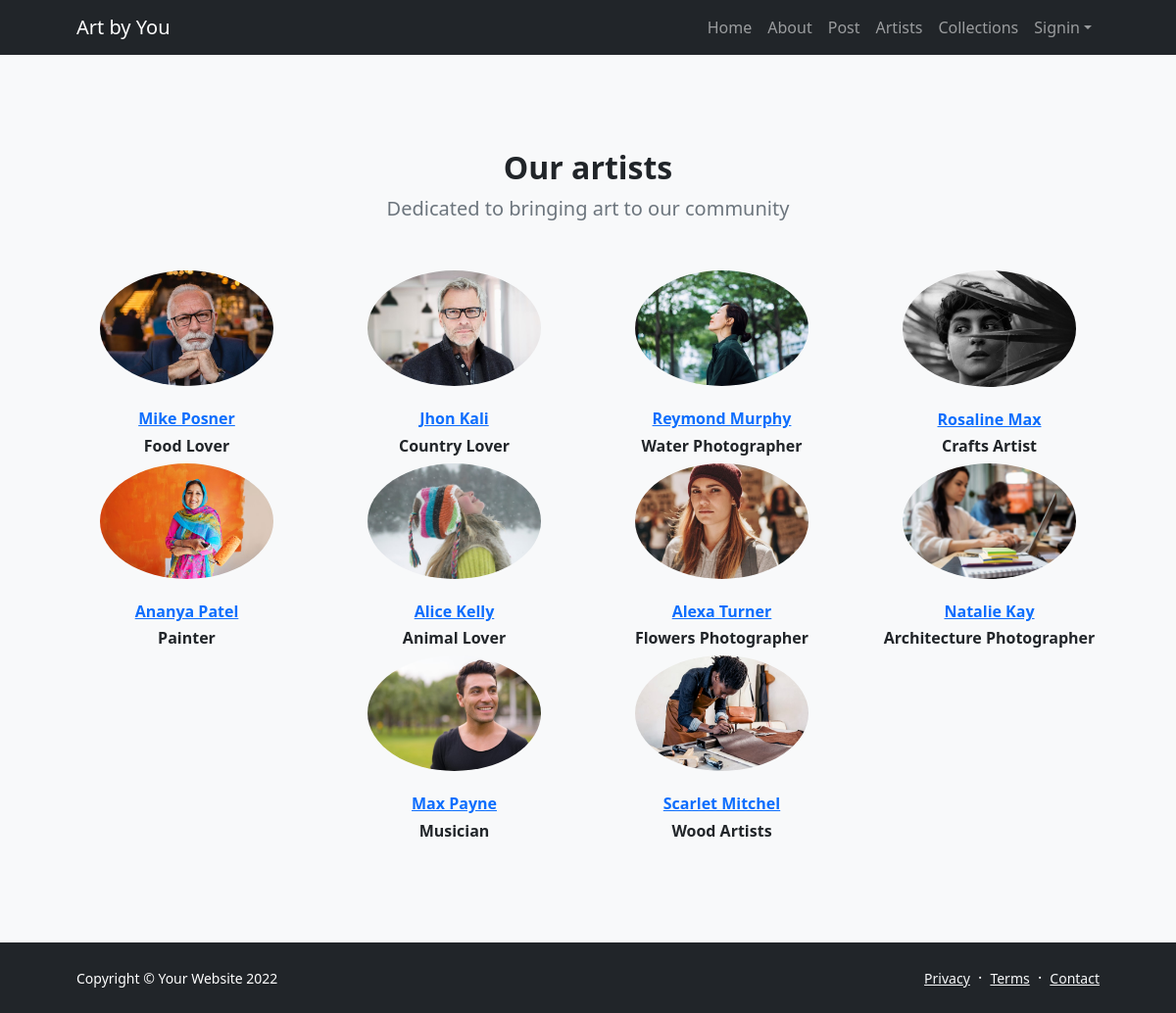
Screenshot of /artists.php with the database file from the repository.
### tables this page shows
CREATE TABLE `artists` (
  `ArtistID` int(11) NOT NULL,
  `Name` varchar(100) NOT NULL,
  `ArtistImage` varchar(50) NOT NULL,
  `Type` varchar(100) NOT NULL,
  `Description` text NOT NULL
);

### artists.php (the view, shortened to what this page needs)
<!DOCTYPE html>
<html lang="en">
<head>
    <link href="https://cdn.jsdelivr.net/npm/bootstrap-icons@1.5.0/font/bootstrap-icons.css" rel="stylesheet" />
    <link href="css/styles.css" rel="stylesheet" />
</head>
<body class="d-flex flex-column">
    <main class="flex-shrink-0">
        <nav class="navbar navbar-expand-lg navbar-dark bg-dark">
            <div class="container px-5">
                <a class="navbar-brand" href="index.php">Art by You</a>
                <div class="collapse navbar-collapse" id="navbarSupportedContent">
                    <ul class="navbar-nav ms-auto mb-2 mb-lg-0">
                        <li class="nav-item"><a class="nav-link" href="index.php">Home</a></li>
                        <li class="nav-item"><a class="nav-link" href="about.php">About</a></li>
                        <li class="nav-item"><a class="nav-link" href="post.php">Post</a></li>
                        <li class="nav-item"><a class="nav-link" href="artists.php">Artists</a></li>
                        <li class="nav-item"><a class="nav-link" href="collections_T.php">Collections</a></li>
                        <li class="nav-item dropdown">
                            <a class="nav-link dropdown-toggle" id="navbarDropdownBlog" href="#" role="button" data-bs-toggle="dropdown" aria-expanded="false">Signin</a>
                        </li>
                    </ul>
                </div>
            </div>
        </nav>
        <header>
            <section class="py-5 bg-light">
                <div class="container px-5 my-5">
                    <div class="text-center">
                        <h2 class="fw-bolder">Our artists</h2>
                        <p class="lead fw-normal text-muted mb-5">Dedicated to bringing art to our community</p>
                    </div>
                    <div class="row gx-5 row-cols-1 row-cols-sm-2 row-cols-xl-4 justify-content-center">
                        <?php
                        require_once 'serverlogin.php';
                        $conn = mysqli_connect($db_hostname, $db_username, $db_password, $db_database);
                        $search = "SELECT * FROM artists";
                        $result = $conn->query($search);
                        if ($result->num_rows > 0) {
                            while ($row = $result->fetch_assoc()) {
                                $image = $row["ArtistImage"];
                                $Artist = $row["Name"];
                                $type = $row["Type"];
                                $output = <<<HTML
                                <div class="col mb-5 mb-5 mb-xl-0">
                                                <div class="text-center">
                                                    <img class="img-fluid rounded-circle mb-4 px-4" src='$image' alt="..." />
                                                    <h6 class="fw-bolder"><a href="aboutArtist.php?title=$Artist">$Artist</a></h6>
                                                    <h6 class="fw-bolder">$type</h6>
                                                </div>
                                            </div>
                             HTML;
                                echo $output;
                            }
                        }
                        else {
                            echo "Nothing to Display";
                        }
                        ?>
                    </div>
                </div>
            </section>
        </header>
    </main>
    <footer class="bg-dark py-4 mt-auto">
        <div class="container px-5">
            <div class="row align-items-center justify-content-between flex-column flex-sm-row">
                <div class="col-auto">
                    <div class="small m-0 text-white">Copyright &copy; Your Website 2022</div>
                </div>
                <div class="col-auto">
                    <a class="link-light small" href="#!">Privacy</a>
                    <span class="text-white mx-1">&middot;</span>
                    <a class="link-light small" href="#!">Terms</a>
                    <span class="text-white mx-1">&middot;</span>
                    <a class="link-light small" href="#!">Contact</a>
                </div>
            </div>
        </div>
    </footer>
</body>
</html>

### rows the page displays
artists: ArtistImage (picture), Name "Mike Posner", Type "Food Lover"
artists: ArtistImage (picture), Name "Jhon Kali", Type "Country Lover"
artists: ArtistImage (picture), Name "Reymond Murphy", Type "Water Photographer"
artists: ArtistImage (picture), Name "Rosaline Max", Type "Crafts Artist"
artists: ArtistImage (picture), Name "Ananya Patel", Type "Painter"
artists: ArtistImage (picture), Name "Alice Kelly", Type "Animal Lover"
artists: ArtistImage (picture), Name "Alexa Turner", Type "Flowers Photographer"
artists: ArtistImage (picture), Name "Natalie Kay", Type "Architecture Photographer"
artists: ArtistImage (picture), Name "Max Payne", Type "Musician"
artists: ArtistImage (picture), Name "Scarlet Mitchel", Type "Wood Artists"
